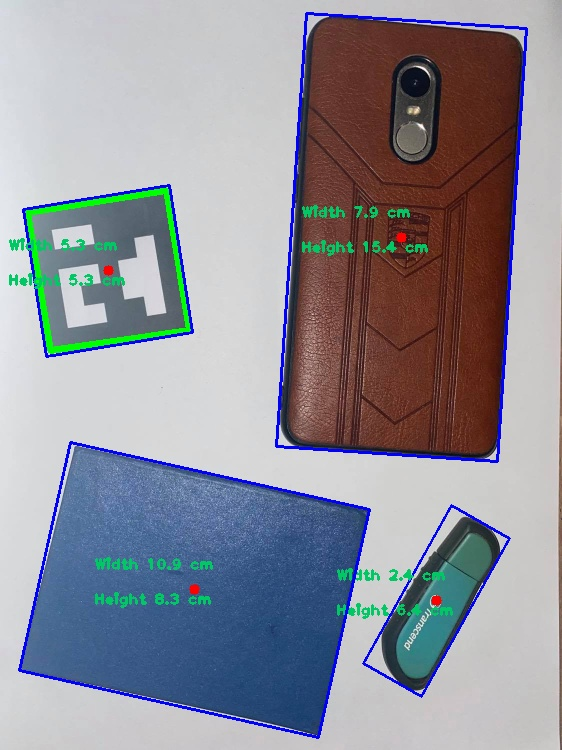
#> input picture Measured_image.jpg, 562 x 750 px, given in place of 3D Object - Input.mp4, which was not available
$ python measure_object_size_camera.py
#> lines starting #> are read from the running program, lines starting #| are printed output that depends on the picture; after the words box and inside, x2 and y2 are one past the last pixel; in counts of white or black regions, pixels touching at a corner belong together; pictures that were not available may be replaced by others from this repository, and a replacement may not be noted
### object_detector.py
import cv2


class HomogeneousBgDetector():
    def __init__(self):
        pass

    def detect_objects(self, frame):
        # Convert Image to grayscale
        gray = cv2.cvtColor(frame, cv2.COLOR_BGR2GRAY)

        # Create a Mask with adaptive threshold
        mask = cv2.adaptiveThreshold(gray, 255, cv2.ADAPTIVE_THRESH_MEAN_C, cv2.THRESH_BINARY_INV, 19, 5)

        # Find contours
        contours, _ = cv2.findContours(mask, cv2.RETR_EXTERNAL, cv2.CHAIN_APPROX_SIMPLE)

        #cv2.imshow("mask", mask) #just a change
        objects_contours = []

        for cnt in contours:
            area = cv2.contourArea(cnt)
            if area > 2000:
                #cnt = cv2.approxPolyDP(cnt, 0.03*cv2.arcLength(cnt, True), True)
                objects_contours.append(cnt)

        return objects_contours

    # def get_objects_rect(self):
    #     box = cv2.boxPoints(rect)  # cv2.boxPoints(rect) for OpenCV 3.x
    #     box = np.int0(box)

### measure_object_size_camera.py
import cv2
from object_detector import *
import numpy as np


#tolerance
tolerance =  1.63
# Load Aruco detector
parameters = cv2.aruco.DetectorParameters_create()
aruco_dict = cv2.aruco.Dictionary_get(cv2.aruco.DICT_5X5_50)


# Load Object Detector
detector = HomogeneousBgDetector()

ip_filename = "3D Object - Input.mp4"
output_filename = "test.avi"

# Load Cap
cap = cv2.VideoCapture(ip_filename)
#cap.set(cv2.CAP_PROP_FRAME_WIDTH, 1280)
#cap.set(cv2.CAP_PROP_FRAME_HEIGHT, 720)

fourcc = cv2.VideoWriter_fourcc(*'XVID')
out = cv2.VideoWriter(output_filename, fourcc, 30, (320, 576))

while True:
    success, img = cap.read()
#> img is the input picture: shape (750, 562, 3); mean B, G, R 152.8, 144, 143.1

    if not success:
        print("Reached end of the feed !!! Exiting")
        break

    # Get Aruco marker
    corners, _, _ = cv2.aruco.detectMarkers(img, aruco_dict, parameters=parameters)
#> corners = ([[193, 332], [46, 357], [22, 209], [169, 184]],)
    if corners:

        # Draw polygon around the marker
        int_corners = np.int0(corners)
        cv2.polylines(img, int_corners, True, (0, 255, 0), 5)
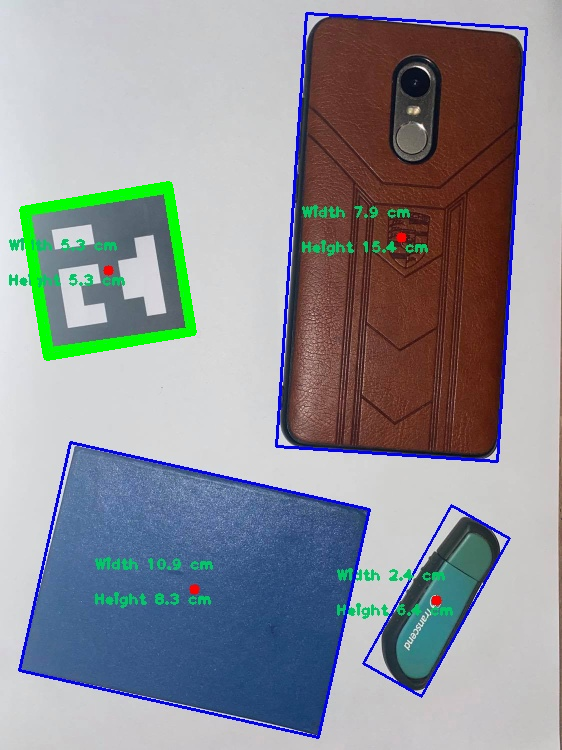
#> img: shape (750, 562, 3); 0.99% of pixels changed, all inside (x1, y1, x2, y2) = (19, 181, 197, 361)

        # Aruco Perimeter
        aruco_perimeter = cv2.arcLength(corners[0], True)
#> aruco_perimeter = 598.1

        # Pixel to cm ratio
        pixel_cm_ratio = aruco_perimeter / 20 + tolerance
#> pixel_cm_ratio = 31.53
        #print(pixel_cm_ratio)

        contours = detector.detect_objects(img)
#> in detect_objects, `gray = cv2.cvtColor(frame, cv2.COLOR_BGR2GRAY)`:
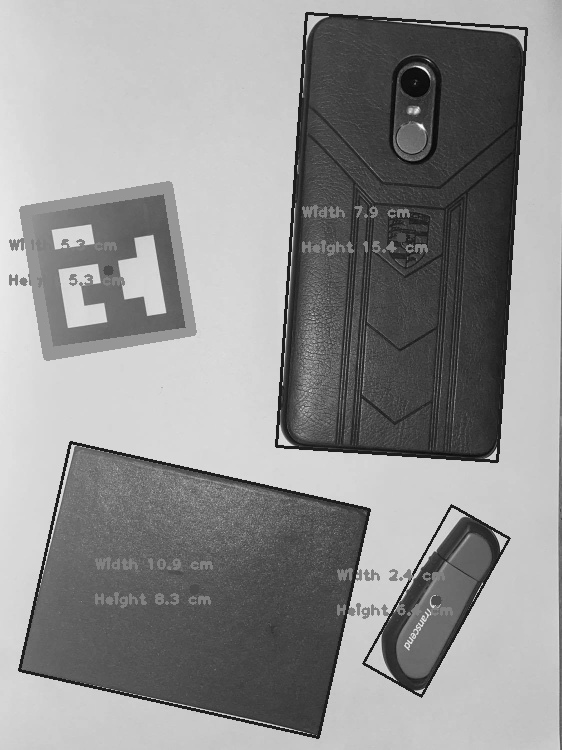
#> gray: shape (750, 562); min 3, max 253, mean 145
#> in detect_objects, `mask = cv2.adaptiveThreshold(gray, 255, cv2.ADAPTIVE_THRESH_MEAN_C, cv..`:
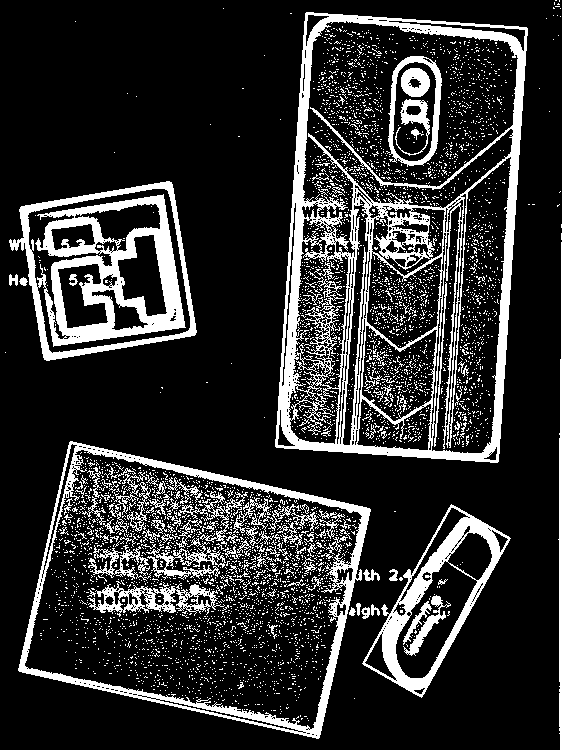
#> mask: shape (750, 562); 18.3% white; 4573 white regions (4451 under 20 px)
#> in detect_objects, `contours, _ = cv2.findContours(mask, cv2.RETR_EXTERNAL, cv2.CHAIN_APPR..`: contours = 54 contours, 41 with area under 20; largest, box (x1, y1, x2, y2) and area: (275, 12, 528, 463) 97224, (18, 441, 371, 739) 72646, (9, 181, 197, 361) 24292, (362, 504, 511, 698) 12547, (558, 242, 562, 750) 680
#> the loop in detect_objects, `for cnt in contours:` made 54 passes
#> area on passes 2, 3, 4, 5, 7, 8, 10, 11, 18, 19, 20, 27: 59.5, 28, 36.5, 29, 48, 75, 12547, 72646.5, 39.5, 50, 679.5, 24292.5
#> after the loop in detect_objects, `for cnt in contours:`: objects_contours = 4 contours; box (x1, y1, x2, y2) and area: (275, 12, 528, 463) 97224, (18, 441, 371, 739) 72646, (9, 181, 197, 361) 24292, (362, 504, 511, 698) 12547
#> contours has the same summary as objects_contours in detect_objects


        # Draw objects boundaries
        for cnt in contours:
            # get area from the contour
            cnt_area = cv2.contourArea(cnt)
            # Get rect
            rect = cv2.minAreaRect(cnt)
            (x, y), (w, h), angle = rect

            rect_area = w*h

            # difference in contour area and rect area
            diff_area = abs(cnt_area-rect_area)

            #print("\nDifference in area ", diff_area)


            # Get Width and Height of the Objects by applying the Ratio pixel to cm
            object_width = round(w / pixel_cm_ratio , 1)
            object_height = round(h / pixel_cm_ratio,1)

            diff = abs(object_height - object_width)

            if diff_area >= 4000 and ip_filename.find("3D") == -1 :
                cv2.putText(img, "Diameter {} cm".format(object_width), (int(x - 100), int(y - 20)), cv2.FONT_HERSHEY_PLAIN, 1, (0, 0, 255), 2)
            else:
                # Display rectangle
                box = cv2.boxPoints(rect)
                box = np.int0(box)

                cv2.circle(img, (int(x), int(y)), 5, (0, 0, 255), -1)
                cv2.polylines(img, [box], True, (255, 0, 0), 2)
                cv2.putText(img, "Width {} cm".format(object_width), (int(x - 100), int(y - 20)), cv2.FONT_HERSHEY_PLAIN, 1, (0, 0, 255), 2)
                cv2.putText(img, "Height {} cm".format(object_height), (int(x - 100), int(y + 15)), cv2.FONT_HERSHEY_PLAIN, 1, (0, 0, 255), 2)
#> this loop made 4 passes
#> (cnt_area, x, y, w, h, angle, rect_area, diff_area) on passes 1 to 4: (12547, 431.7, 598.1, 184, 78.96, -60.85, 14526, 1979), (72646.5, 196.9, 590.2, 236.5, 315.3, -77.37, 74579.4, 1932.9), (24292.5, 100.6, 271.7, 170.7, 157.1, -9.64, 26816.3, 2523.8), (97223.5, 401.2, 237, 437, 224.4, -86.1, 98074.2, 850.7)
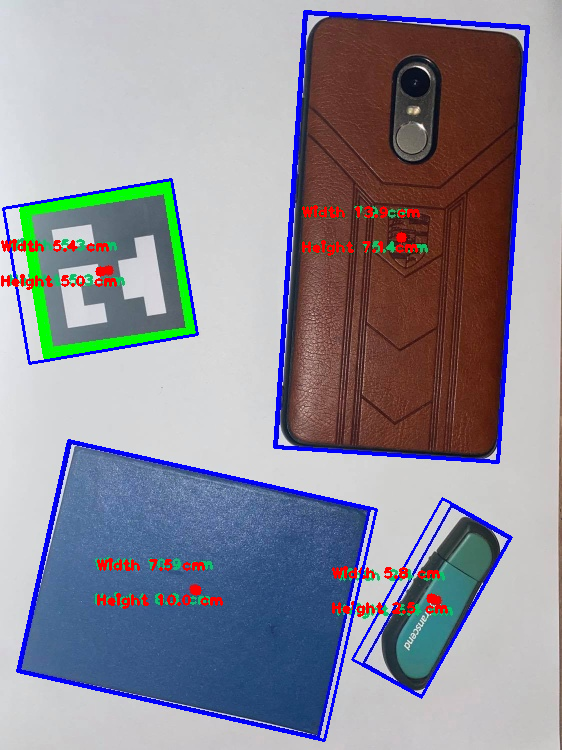
#> img: shape (750, 562, 3); 3.61% of pixels changed, all inside (x1, y1, x2, y2) = (1, 10, 530, 742)


    cv2.imshow("Image", img)
    out.write(img)
    key = cv2.waitKey(1)
#> (key Esc is pressed here)
    if key == 27:
        break


cap.release()
out.release()
cv2.destroyAllWindows()
